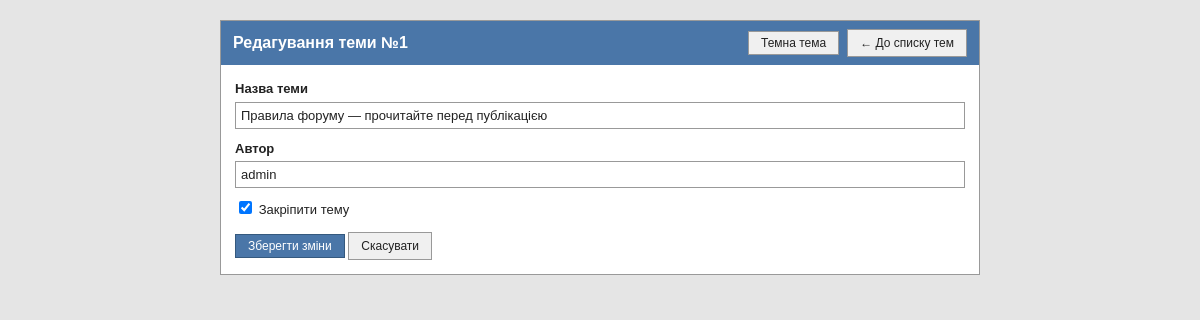
The page /edit.php?id=1 on the database its author committed.
### tables this page shows
CREATE TABLE topics (
    id         INT AUTO_INCREMENT PRIMARY KEY,
    title      VARCHAR(100) NOT NULL,
    author     VARCHAR(50)  NOT NULL,
    created_at DATE         NOT NULL,
    is_pinned  TINYINT(1)   NOT NULL DEFAULT 0
);

### lib/functions.php (called while the page is built, shortened)
<?php
function h($value): string
{
    return htmlspecialchars((string) $value, ENT_QUOTES, 'UTF-8');
}

### classes/TopicRepository.php (called while the page is built, shortened)
<?php
class TopicRepository
{
    private PDO $pdo;
    public function __construct(PDO $pdo)
    {
        $this->pdo = $pdo;
    }
    public function findById(int $id): ?array
    {
        $stmt = $this->pdo->prepare('SELECT * FROM topics WHERE id = :id');
        $stmt->execute([':id' => $id]);
        $row = $stmt->fetch();
        return $row === false ? null : $row;
    }
}

### topic_form.php (the view, shortened to what this page needs)
<form method="post" action="<?= h($action) ?>">
    <div class="field">
        <label for="title">Назва теми</label>
        <input type="text" id="title" name="title" value="<?= h($values['title']) ?>">
    </div>
    <div class="field">
        <label for="author">Автор</label>
        <input type="text" id="author" name="author" value="<?= h($values['author']) ?>">
    </div>
    <div class="field field-check">
        <input type="checkbox" id="is_pinned" name="is_pinned" value="1" <?= $values['is_pinned'] ? 'checked' : '' ?>>
        <label for="is_pinned">Закріпити тему</label>
    </div>
    <div class="form-actions">
        <button type="submit" class="btn"><?= h($submitLabel) ?></button>
        <a href="index.php" class="btn btn-outline">Скасувати</a>
    </div>
</form>

### style.css (style rules this page uses)
:root { color-scheme: light; --page-bg: #e5e5e5; --surface: #ffffff; --surface-alt: #f0f0f0; --surface-hover: #e0e0e0; --row-alt: #f5f5f5; --th-bg: #d9e4f5; --text: #222222; --text-muted: #555555; --border: #cccccc; --border-strong: #999999; --input-bg: #ffffff; --link: #1a5276; --link-hover: #0d3a5c; --accent: #4a76a8; --accent-border: #35597e; --accent-hover: #3b5f8a; --danger-bg: #fde8e8; --danger-border: #cc8888; --danger-text: #a33333; --danger-hover: #f8d0d0; --ok-bg: #e6f2e6; --ok-border: #9cc79c; --ok-text: #2d5a2d; }
* { box-sizing: border-box; }
body { margin: 0; padding: 20px; background: var(--page-bg); color: var(--text); font-family: Verdana, Geneva, Arial, sans-serif; font-size: 13px; line-height: 1.5; }
a { color: var(--link); }
.btn { font-family: inherit; cursor: pointer; display: inline-block; padding: 4px 12px; background: var(--accent); color: #ffffff; border: 1px solid var(--accent-border); text-decoration: none; font-size: 12px; }
.btn-outline { background: var(--surface-alt); color: var(--text); border: 1px solid var(--border-strong); }
.field { margin-bottom: 10px; }
.field label { display: block; font-weight: bold; margin-bottom: 3px; }
.field input, .field textarea { background: var(--input-bg); color: var(--text); width: 100%; padding: 5px; border: 1px solid var(--border-strong); font-family: inherit; font-size: 13px; }
.form-actions { margin-top: 12px; }
.field-check label { display: inline; font-weight: normal; }
.field-check input { width: auto; }

### rows shown on the page
topics: title "Правила форуму — прочитайте перед публікацією", author "admin", is_pinned "☑"

### other values the page prints
$id "1"
$submitLabel "Зберегти зміни"
